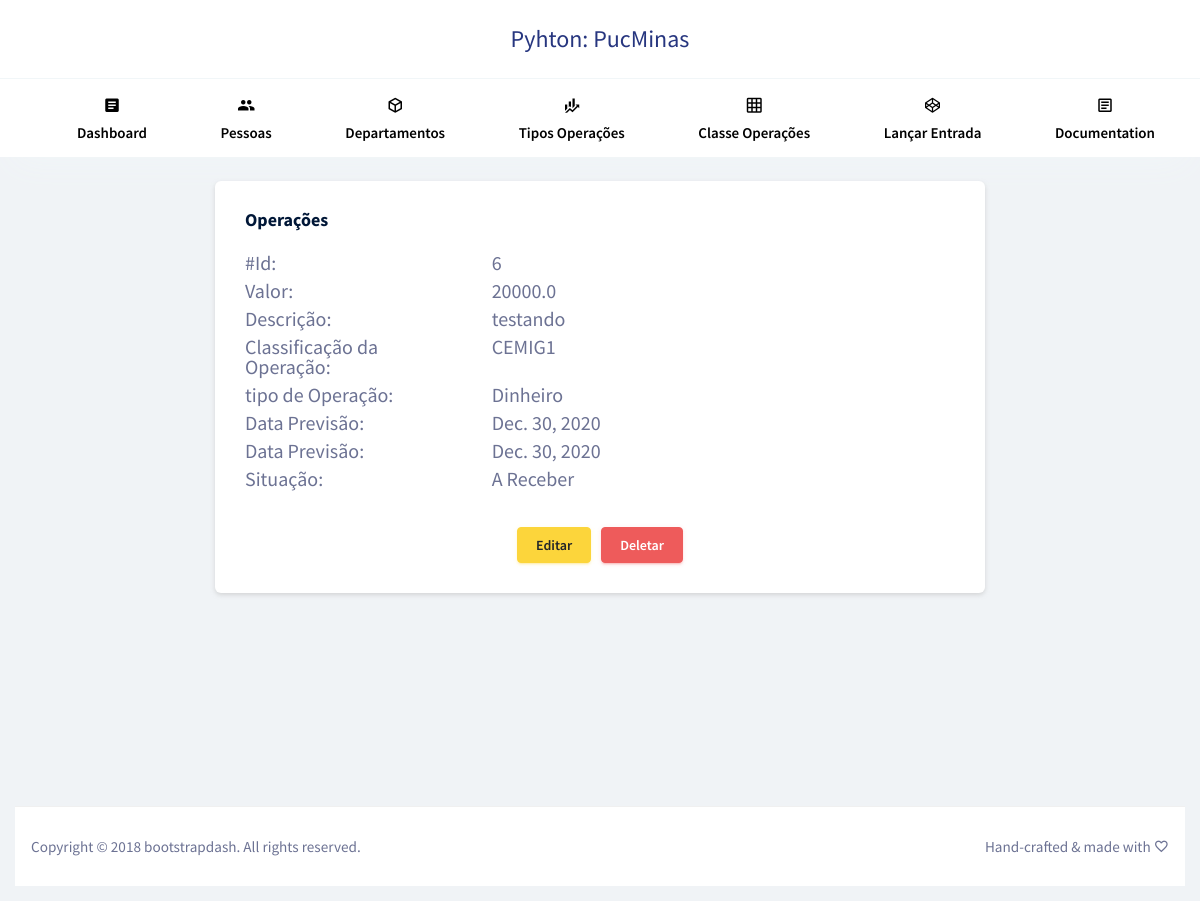
The page /operacao-financeira-entrada/6/ on the database its author committed.
### aplicacao/models/operacaoFinanceira.py (models this page shows, shortened)
class OperacaoFinanceira(models.Model):
    valor = models.FloatField(null=False)
    descricao = models.CharField(max_length=30)
    classificao_operacao = models.ForeignKey(
		ClassificacaoOperacao,
		on_delete=models.RESTRICT,
		null=True)
    tipo_operacao = models.ForeignKey(
		TipoOperacao,
		on_delete=models.RESTRICT,
		null=True)

class OperacaoFinanceiraEntrada(OperacaoFinanceira):
    data_previsao = models.DateField()
    data_recebimento = models.DateField()
    SITUACAO_CHOICES = [
		('1','Recebido'),
		('2','A Receber'),
	]
    situacao = models.CharField(
		max_length=2,
		choices=SITUACAO_CHOICES,
		default='1'
	)

### aplicacao/models/classificacaoOperacao.py (models this page shows)
class ClassificacaoOperacao(models.Model):
	nome = models.CharField(max_length=30)
	descricao = models.CharField(max_length=30)
	def __str__(self):
		return f"{self.nome}"

### aplicacao/models/tipoOperacao.py (models this page shows)
class TipoOperacao(models.Model):
	nome = models.CharField(max_length=30)
	descricao = models.CharField(max_length=30)
	def __str__(self):
		return f"{self.nome}"

### aplicacao/views/view_operacaoFinanceiraEntradas.py (the view)
def show(request, id):
    returnedObject = OperacaoFinanceiraEntrada.objects.get(pk=id)
    dados = {"returnedObject": returnedObject}
    return render(request, "operacao-financeira-entrada/detalhar.html", dados)

### aplicacao/templates/operacao-financeira-entrada/detalhar.html (shortened to what this page needs)
{% extends 'layout/app.html' %}
{% block xpto %}
<div class="row justify-content-md-center">
	<div class="col-md-8 grid-margin stretch-card">
		<div class="card">
			<div class="card-body">
				<h4 class="card-title">Operações</h4>
                    <div class='row'>
                        <div class='col-4'><h3>#Id: </h3></div>
                        <div class='col-8'><h3>{{returnedObject.id}}</h3></div>
                    </div>
                    <div class='row'>
                        <div class='col-4'><h3>Valor: </h3></div>
                        <div class='col-8'><h3>{{returnedObject.valor}}</h3></div>
                    </div>
                    <div class='row'>
                        <div class='col-4'><h3>Descrição: </h3></div>
                        <div class='col-8'><h3>{{returnedObject.descricao}}</h3></div>
                    </div>
                    <div class='row'>
                        <div class='col-4'><h3>Classificação da Operação: </h3></div>
                        <div class='col-8'><h3>{{returnedObject.classificao_operacao}}</h3></div>
                    </div>
                    <div class='row'>
                        <div class='col-4'><h3>tipo de Operação: </h3></div>
                        <div class='col-8'><h3>{{returnedObject.tipo_operacao}}</h3></div>
                    </div>
                    <div class='row'>
                        <div class='col-4'><h3>Data Previsão: </h3></div>
                        <div class='col-8'><h3>{{returnedObject.data_previsao}}</h3></div>
                    </div>
                    <div class='row'>
                        <div class='col-4'><h3>Data Previsão: </h3></div>
                        <div class='col-8'><h3>{{returnedObject.data_recebimento}}</h3></div>
                    </div>
                    <div class='row'>
                        <div class='col-4'><h3>Situação: </h3></div>
                        <div class='col-8'>
                        <h3>
                                {% if returnedObject.situacao == '1' %}Recebido
								{% elif returnedObject.situacao == '2' %}A Receber
								{% else %} Não Indentificado
								{% endif %}
                        </h3></div>
                    </div>
                    <div class='row justify-content-md-center' style="margin-top:30px">
                        <div style="margin-right:10px">
                            <form action="{% url 'operacao-financeira-entrada.edit' returnedObject.id %}" method="post">
                                <button type="submit" value="edit" class="btn btn-warning btn-md">Editar</button>
                            </form>
                        </div>
                        <div>
                            <form action="{% url 'operacao-financeira-entrada.delete' returnedObject.id %}" method="post">
                                <button type="submit" value="Delete" class="btn btn-danger btn-md">Deletar</button>
                            </form>
                        </div>
                    </div>
			</div>
		</div>
	</div>
</div>
{% endblock %}

### rows shown on the page
OperacaoFinanceira: id "6", valor "20000.0", descricao "testando", classificao_operacao "CEMIG1", tipo_operacao "Dinheiro"
OperacaoFinanceiraEntrada: data_previsao "Dec. 30, 2020", data_recebimento "Dec. 30, 2020"
